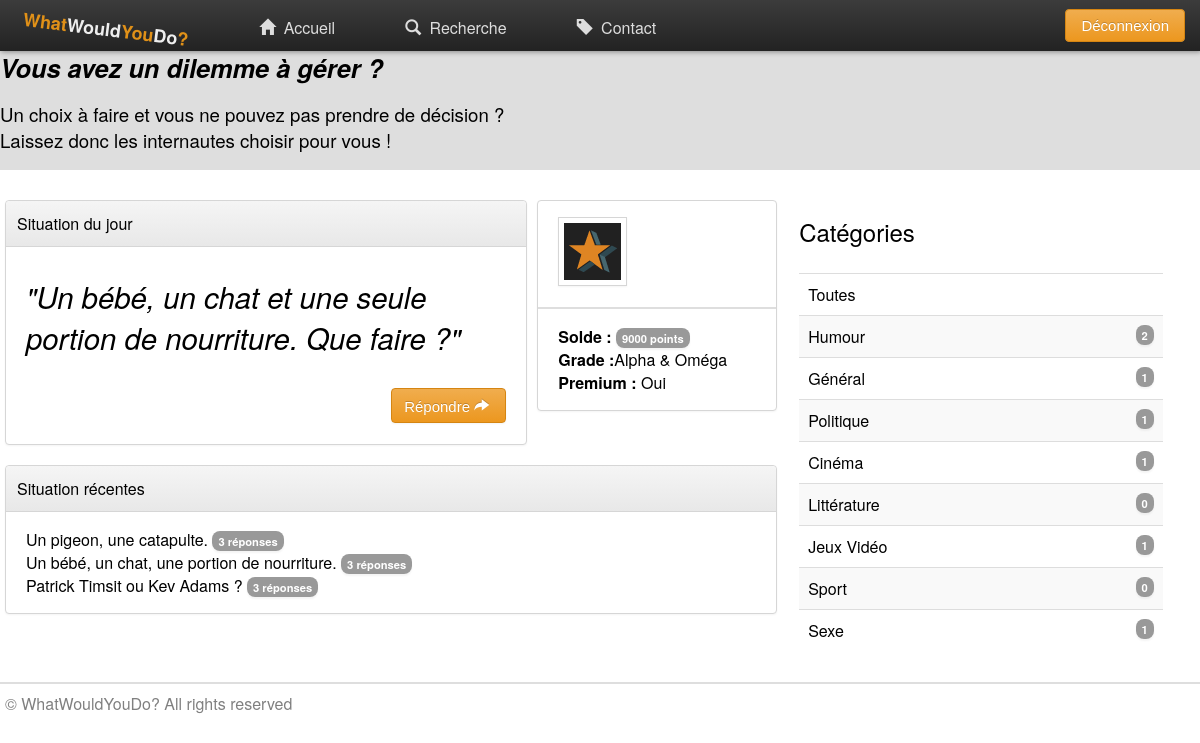
Before: / (signed in) with the older database file.
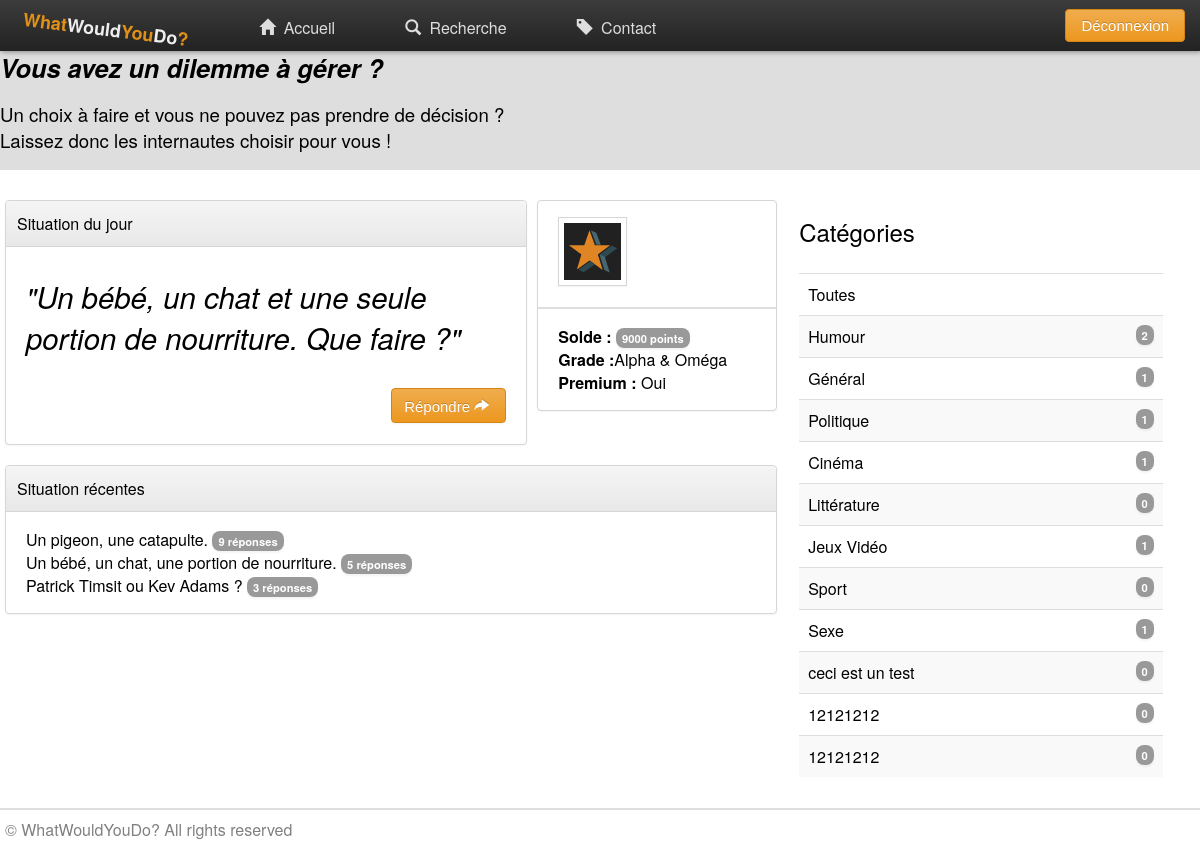
After: the same page with the newer database file.
### tables this page shows
CREATE TABLE IF NOT EXISTS `rank` (
  `id` int(11) NOT NULL AUTO_INCREMENT,
  `name` varchar(50) NOT NULL,
  PRIMARY KEY (`id`)
);

CREATE TABLE IF NOT EXISTS `topic` (
  `id` int(11) NOT NULL AUTO_INCREMENT,
  `title` varchar(100) NOT NULL,
  `content` text NOT NULL,
  `date` datetime NOT NULL,
  `user_id` int(11) NOT NULL,
  `category_id` int(11) NOT NULL,
  `answered` tinyint(1) NOT NULL DEFAULT '0',
  `pot_point` int(11) NOT NULL,
  `pot_euro` int(11) NOT NULL,
  PRIMARY KEY (`id`),
  KEY `user_id` (`user_id`,`category_id`),
  KEY `category_id` (`category_id`)
);

CREATE TABLE IF NOT EXISTS `category` (
  `id` int(11) NOT NULL AUTO_INCREMENT,
  `name` varchar(50) NOT NULL,
  `description` text NOT NULL,
  PRIMARY KEY (`id`)
);

### index.php (called while the page is built, shortened)
<?php
	include("php/utils.php");
	include("php/_header.php");
	include(get_page_to_load($_SERVER['QUERY_STRING']));
	include("php/_footer.php");
?>

### php/utils.php (called while the page is built, shortened)
<?php
	function is_co() {
		return isset($_SESSION["user"]);
	}
?>

### php/_category.php (the view)
<div class="categories">
	<h3>Catégories</h3>
	<table class="table table-striped table-hover">
		<tr>
			<td>
				<a href="?/search.html/0">Toutes</a>
			</td>
		</tr>
		<?php
			$query = $bdd->query("SELECT category.name, category.id, COUNT( topic.id ) AS nb
							      FROM category
								  LEFT JOIN topic ON category_id = category.id
								  GROUP BY category.id");
			while($data = $query->fetch()){ ?>
			<tr>
				<td>
					<a style="width: 100%; float: left;" href="?/search.html/<?php echo $data['id']; ?>">
						<?php echo $data['name']; ?>
						<span class="badge" style="float: right"><?php echo $data['nb']; ?></span>
					</a>
				</td>
			</tr>
		<?php } ?>
	</table>
</div>

### php/_header.php (shortened to what this page needs)
<html>
	<head>
        <link rel="stylesheet" href="css/style.css">
		<link rel="stylesheet" href="css/generator.message.css">
		<link rel="stylesheet" href="css/generator.ttbox.css">
		<link rel="stylesheet" href="css/generator.form.css">
		<link rel="stylesheet" href="css/generator.textinput.css">
		<link rel="stylesheet" href="css/generator.button.css">
		<link rel="stylesheet" href="css/generator.checkbox.css">
		<link rel="stylesheet" href="css/generator.title.css">
		<link rel="stylesheet" href="css/generator.tab.css">
		<link rel="stylesheet" href="css/generator.paginate.css">
    </head>
	<body>
		<header>
			<nav id="fixedbar">
				<ul id="fixednav">
					<li>
						<a class="main-title" href="?/">
							<span>What</span><span>Would</span><span>You</span><span>Do</span><span>?</span>
						</a>
					</li>
					<li class="no-reponsive mn">
						<a href="?/" class="icon home"> Accueil</a>
					</li>
					<li class="no-reponsive mn">
						<a href="?/search.html/" class="icon search"> Recherche</a>
					</li>
					<li class="no-reponsive mn">
						<a href="?/contact.html/" class="icon contact"> Contact</a>
					</li>
				</ul>
					<?php
						if(!is_co()) {
					?>
						<input type="button" value="Inscription" class="btn registration" />
						<input type="button" value="Connexion"   class="btn connection"   />
					<?php
						} else {
					?>
						<span style="float:right; margin-right: 30px">
							<input type="button" value="Déconnexion" class="btn btn-style2 deconnection"/>
						</span>
					<?php
						}
					?>
			</nav>
		</header>

### php/index.php (shortened to what this page needs)
<?php
	$bdd = BBD_connect();
?>
<div id="indexTile">
	<section >
		<p><b><i>Vous avez un dilemme à gérer ?</i></b></p>
		<p>Un choix à faire et vous ne pouvez pas prendre de décision ?<br/>
		Laissez donc les internautes choisir pour vous !</p>
	</section>
</div>
<section>
	<section style="width: 66.6%; float : left;">
		<div class="content" >
      	  <?php include('php/_daily.php'); ?>
		 	<?php if(is_co()) { ?>
				<div class="content-elem login">
      		<?php include('php/_account_view.php'); ?>
				</div>
			<?php } ?>
		</div>
		<div class="content-elem fresh">
      	  <?php include('php/_recent.php'); ?>
		</div>
	</section>
	<section style="width: 30.3%; float: left;">
        <?php include('php/_category.php'); ?>
	</section>
</section>

### php/_daily.php
<div class="content-elem daily" style="<?php if(!is_co()) { ?> width: 97.9% <?php } ?>">
	<div class="content-bordered">
		<div class="content-bordered-title">
			<h4 class="panel-title">Situation du jour</h4>
		</div>
		<p style="font-size: 22pt"><i>"Un bébé, un chat et une seule portion de nourriture. Que faire ?"</i></p>
		<p style="height: 40px;"><a href="post.php?topic_id=1"><button type="button" class="btn" style="float: right">Répondre <span class="icon respond"></span></button></a></p>
	</div>
</div>

### php/_account_view.php (shortened to what this page needs)
<div class="content-bordered">
	<p>
		<img src="img/icon.png" alt="#" class="thumbnail"></img>
		<span class="span-user-name" >&nbsp;&nbsp;
		</span>
		<hr/>
		<ul class="list-unstyled">
			<li>
				<b>Solde :</b> <span class="badge"><?php echo $_SESSION["user"]["nb_point"]; ?> points</span>
			</li>
			<?php
				$query = $bdd->prepare('SELECT name FROM rank WHERE id = :nb');
				$query->bindValue(':nb', $_SESSION["user"]["rank_id"], PDO::PARAM_INT);
				$query->execute();
				$data = $query->fetch();
			?>
			<li>
				<b>Grade :</b><?php echo $data['name']; ?>
			</li>
			<?php if($_SESSION["user"]["premium"]) { ?>
			<li><b>Premium :</b> Oui</li>
			<?php } else { ?>
			<li><b>Premium :</b> Non</li>
			<?php } ?>
		</ul>
	</p>
</div>

### php/_recent.php
<div class="content-bordered">
	<div class="content-bordered-title">
		<h4 class="panel-title">Situation récentes</h4>
	</div>
	<ul class="list-unstyled">
    	<?php
			$query = $bdd->prepare('SELECT title,id FROM topic ORDER BY date DESC LIMIT 0,3');
			$query -> execute();
			while($data = $query->fetch()){
				$query2 = $bdd->prepare('SELECT COUNT(*) FROM post WHERE topic_id ='.$data['id']);
				$query2 -> execute();
				$data2 = $query2 -> fetch();
				echo '<li><a href="post.php?topic_id='.$data['id'].'">'.$data["title"].' </a><span class="badge">'.$data2[0].' réponses</span></li>';
			}
		?>
	</ul>
</div>

### php/_footer.php (shortened to what this page needs)
		<section>
			<footer>
				<br/><hr/>
				<span class="copyright">&copy; WhatWouldYouDo? All rights reserved</span>
			</footer>
		</section>
	</body>
</html>

### css/style.css (style rules this page uses)
html { font-family: 'Helvetica Neue', Helvetica, Arial, sans-serif; }
body { margin: 0; padding-top: 50px; padding-bottom: 20px; min-width: 650px; }
a { text-decoration: none; color: inherit; }
h3 { font-size: 24px; font-weight: normal; }
.content-bordered { border: 1px #D6D6D6 solid; border-radius: 4px; margin: 5px; box-shadow: rgba(0, 0, 0, 0.0470588) 0px 1px 2px 0px; background-color: white; }
.content-bordered .content-bordered-title { background-image: linear-gradient(rgb(245, 245, 245) 0px, rgb(232, 232, 232) 100%); border-bottom: 1px #D6D6D6 solid; border-radius: 4px 4px 0 0; padding: 6px; }
.content-bordered .content-bordered-title .panel-title { margin: 5px; font-weight: normal; }
.content-bordered p { padding-left: 20px; padding-right: 20px; }
header { background-image: linear-gradient(to bottom,#3c3c3c 0,#222 100%); position: fixed; top: 0; width: 100%; margin: 0 auto; color: #DDDDDD; box-shadow: 1px 1px 5px #888888; z-index: 99; }
#fixedbar { height: 35px; width: 100%; min-width: 650px; }
#fixedbar ul { list-style: none; }
#fixedbar ul li { float: left; height: 100%; margin-left: 14px; margin-right: 14px; padding-left: 10px; padding-right: 10px; }
#fixedbar ul li a { padding-top: 18px; padding-bottom: 14px; padding-left: 11px; padding-right: 11px; }
.main-title { font-size: 18px; display: inline-block; margin-top: -18px; margin-left: -52px; -webkit-transform: rotate(7deg); -moz-transform: rotate(7deg); -o-transform: rotate(7deg); -ms-transform:rotate(7deg) animation-name:myfirst; animation-duration:5s; animation-timing-function:linear; animation-iteration-count:infinite; animation-direction:alternate; animation-play-state:running; -webkit-animation-name:myfirst; -webkit-animation-duration:1s; -webkit-animation-timing-function:linear; -webkit-animation-iteration-count:infinite; -webkit-animation-direction:alternate; -webkit-animation-play-state:running; }
.main-title { font-weight: bold; }
.main-title span:nth-child(odd) { color: #E19118; }
.main-title span:nth-child(even) { color: #EEEEEE; }
.deconnection { float: right; }
.badge { background-color: rgb(153, 153, 153); box-shadow: rgba(0, 0, 0, 0.0470588) 0px 2px 2px 0px; color: white; font-weight: bold; border-radius: 8px; font-size: 70%; padding: 2px; padding-left: 6px; padding-right: 6px; white-space: nowrap; }
.list-unstyled { list-style-type: none; margin-left: -20px; }
.thumbnail { border: 1px #D6D6D6 solid; padding: 5px; box-shadow: rgba(0, 0, 0, 0.0470588) 0px 1px 2px 0px; }
.icon:before { position: relative; top: 1px; display: inline-block; font-family: 'Glyphicons Halflings'; -webkit-font-smoothing: antialiased; font-style: normal; font-weight: normal; line-height: 1; margin-right: 4px; }
.respond:before { content: "\e095"; }
.home:before { content: "\e021"; }
.contact:before { content: "\e041"; }
.search:before { content: "\e003"; }
.btn { box-shadow: rgba(0, 0, 0, 0.0470588) 0px 1px 2px 0px; background-image: linear-gradient(rgb(240, 173, 78) 0px, rgb(236, 151, 31) 100%); border: 1px rgb(213, 133, 18) solid; border-radius: 4px; padding: 7px; padding-left: 12px; padding-right: 12px; color: white; font-size: 15px; text-shadow: rgba(0, 0, 0, 0.2) 0px -1px 0px; display: block; }
.btn.deconnection { margin-top: -7px; margin-right: -15px; margin-left: 10px; padding-left: 15px; padding-right: 15px; }
section, footer { max-width: 1200px; margin: auto; padding-right: 0px; }
#indexTile { width: 100%; height: 150px; background-color: #DEDEDE; margin-top: -30px; margin-bottom: 20px; }
#indexTile p { padding: 30px; padding-left: 0; }
#indexTile p:first-child { font-size : 19pt; }
#indexTile p:nth-child(2) { margin-top: -70px; font-size : 14pt; }
.content { max-width: 1200px; margin: 0; }
.content-elem { padding: 5px; padding-left: 0px; padding-right: 0px; }
.login { width: 31.3%; float: left; }
.daily { width: 66.6%; float: left; }
.fresh { width: 97.9%; float: left; }
.span-user-name { font-size: 20pt; font-weight: 500; margin-top: -60px; display: inline-block; vertical-align: middle; }
.categories table { width: 100%; border-collapse: collapse; }
.categories td { border-top: 1px solid #ddd; padding: 9px; }
.categories tr:nth-child(even) { background-color: #f9f9f9; }
.table-hover td { padding-left: 9px; transition: padding-left .3s ease-in; }
footer { margin: auto; bottom: 0; position: relative; width: 100%; float: left; }
hr { border: solid 1px #DEDEDE; }
p a { color: #428bca; text-decoration: none; }
.copyright { color: gray; padding: 5px; }

Changed rows visible on the page:
computed for topic "Un pigeon, une catapulte.": data2 "3" → "9"
computed for topic "Un bébé, un chat, une portion de nourriture.": data2 "3" → "5"
added category: name "ceci est un test", nb "0"
added category: $data['id'] 10 (drawn), name "12121212", nb "0"
added category: name "12121212", nb "0"
